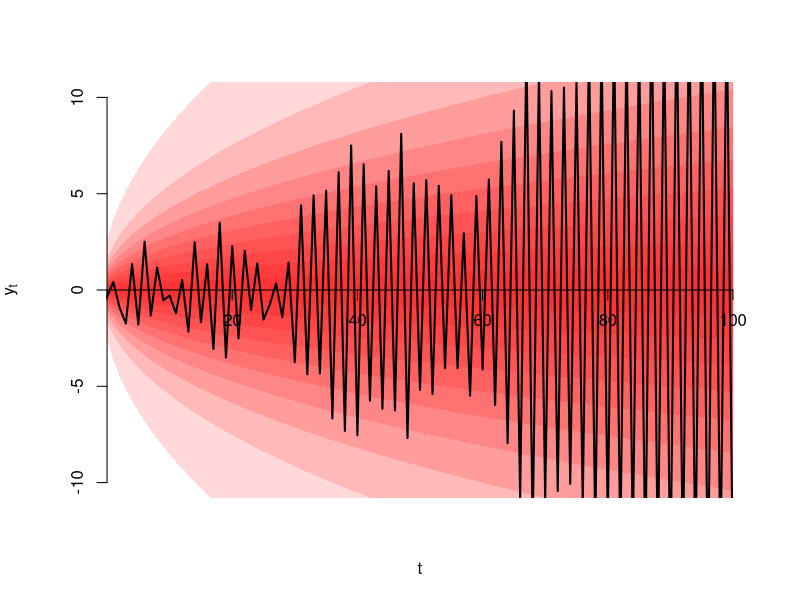

The R source for this figure:
simulate_ar_1 <- function(T, b0, b1, s, m0, s0){
  y <- numeric(T)
  y[1] <- rnorm(1, m0, s0)
  for(t in 2:T){
    y[t] <- b0 + b1 * y[t - 1] + rnorm(1, 0, s)
  }
  return(y)
}

ar_1_mean <- function(t, b0, b1, m0){
  if(t == 0){
    return(m0)
  }else{
    return(b0 * sum(b1 ^ (0:(t-1))) + m0 * (b1^t)) 
  }
}

ar_1_var <- function(t, b1, s, s0){
  if(t == 0){
    return(s0^2)
  }else{
    return((s0^2) * (b1^(2*t)) + (s^2) * sum(b1 ^ (2*(0:(t-1)))))
  }
}

ar_1_sd <- function(t, b1, s, s0){
  sqrt(ar_1_var(t, b1, s, s0))
}

b0 = 0
b1 = -1
s = 1
m0 = 0
s0 = 1

range = 0:100
alpha = c(0.01, seq(0.1, 0.9, by = 0.1))

middle <- sapply(range, ar_1_mean, b0, b1, m0)
sds <- sapply(range, ar_1_sd, b1, s, s0)


plot(range, middle, type = "l",
     xaxt = "n", 
     yaxt = "n",
     xlab = "t",
     ylab = expression(y[t]),
     ylim = c(-10, 10), bty = "n",
     col = "white")

for(a in alpha){
  
  U = qnorm(1 - a / 2, mean = middle, sd = sds)
  L = qnorm(a / 2, mean = middle, sd = sds)
  
  polygon(
    c(range, rev(range)),
    c(U, rev(L)),
    col = rgb(1, 0, 0, 0.15),
    border = NA
    )
}

inc = 20
axis(1, pos = 0, at = seq(0, max(range), by = inc), 
     labels = c(NA, seq(inc, max(range), by = inc)))
axis(2, pos = 0)

lines(range, simulate_ar_1(max(range) + 1, b0, b1, s, m0, s0), col = "black", lwd = 2)



#lines(range, middle - sds)
#lines(range, middle + sds)




